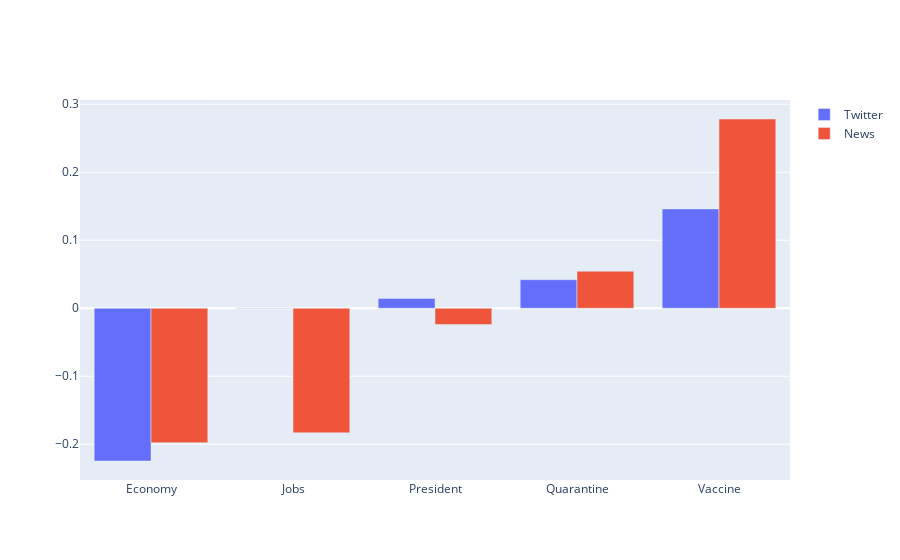

This figure's notebook cell:
### Code cell
import plotly.graph_objects as go
Category=df_cat["Category"]

fig = go.Figure(data=[
    go.Bar(name="Twitter", x=Category, y=df_cat["Twitter_Score"]),
    go.Bar(name='News', x=Category, y=df_cat["News_Score"])
])
# Change the bar mode
fig.update_layout(barmode='group')
fig.show()

### Figure 1 — Plotly figure (JSON) as saved in the notebook; plotly's stock layout.template omitted (floating-point values rounded to 4 significant figures)
{"data": [{"name": "Twitter", "type": "bar", "x": ["Economy", "Jobs", "President", "Quarantine", "Vaccine"], "y": [-0.2246, 0.0003357, 0.01451, 0.04199, 0.1461]}, {"name": "News", "type": "bar", "x": ["Economy", "Jobs", "President", "Quarantine", "Vaccine"], "y": [-0.1976, -0.1832, -0.02387, 0.05445, 0.2783]}], "layout": {"barmode": "group"}}
